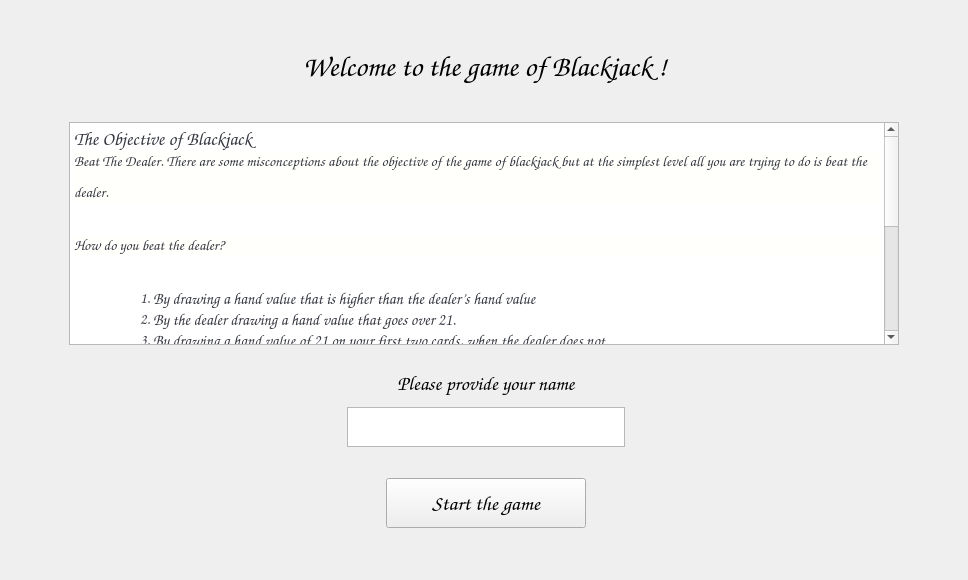
<?xml version="1.0" encoding="UTF-8"?>
<ui version="4.0">
 <class>client_connection_window</class>
 <widget class="QWidget" name="client_connection_window">
  <property name="geometry">
   <rect>
    <x>0</x>
    <y>0</y>
    <width>968</width>
    <height>580</height>
   </rect>
  </property>
  <property name="windowTitle">
   <string>Form</string>
  </property>
  <widget class="QFrame" name="main_frame">
   <property name="geometry">
    <rect>
     <x>60</x>
     <y>30</y>
     <width>852</width>
     <height>500</height>
    </rect>
   </property>
   <property name="maximumSize">
    <size>
     <width>16777215</width>
     <height>600</height>
    </size>
   </property>
   <layout class="QVBoxLayout" name="verticalLayout_3">
    <property name="spacing">
     <number>6</number>
    </property>
    <property name="topMargin">
     <number>9</number>
    </property>
    <property name="bottomMargin">
     <number>2</number>
    </property>
    <item>
     <widget class="QFrame" name="frame">
      <layout class="QHBoxLayout" name="horizontalLayout_3">
       <item>
        <spacer name="horizontalSpacer_5">
         <property name="orientation">
          <enum>Qt::Horizontal</enum>
         </property>
         <property name="sizeHint" stdset="0">
          <size>
           <width>40</width>
           <height>20</height>
          </size>
         </property>
        </spacer>
       </item>
       <item>
        <widget class="QLabel" name="label_4">
         <property name="font">
          <font>
           <family>Comic Sans MS</family>
           <pointsize>22</pointsize>
          </font>
         </property>
         <property name="text">
          <string>Welcome to the game of Blackjack !</string>
         </property>
        </widget>
       </item>
       <item>
        <spacer name="horizontalSpacer_6">
         <property name="orientation">
          <enum>Qt::Horizontal</enum>
         </property>
         <property name="sizeHint" stdset="0">
          <size>
           <width>40</width>
           <height>20</height>
          </size>
         </property>
        </spacer>
       </item>
      </layout>
     </widget>
    </item>
    <item>
     <spacer name="verticalSpacer_3">
      <property name="orientation">
       <enum>Qt::Vertical</enum>
      </property>
      <property name="sizeHint" stdset="0">
       <size>
        <width>20</width>
        <height>100</height>
       </size>
      </property>
     </spacer>
    </item>
    <item>
     <widget class="QTextBrowser" name="game_description">
      <property name="enabled">
       <bool>true</bool>
      </property>
      <property name="sizePolicy">
       <sizepolicy hsizetype="Expanding" vsizetype="Maximum">
        <horstretch>0</horstretch>
        <verstretch>7</verstretch>
       </sizepolicy>
      </property>
      <property name="minimumSize">
       <size>
        <width>830</width>
        <height>223</height>
       </size>
      </property>
      <property name="maximumSize">
       <size>
        <width>657</width>
        <height>16777215</height>
       </size>
      </property>
      <property name="font">
       <font>
        <family>Comic Sans MS</family>
       </font>
      </property>
      <property name="locale">
       <locale language="English" country="Belgium"/>
      </property>
      <property name="html">
       <string>&lt;!DOCTYPE HTML PUBLIC &quot;-//W3C//DTD HTML 4.0//EN&quot; &quot;http://www.w3.org/TR/REC-html40/strict.dtd&quot;&gt;
&lt;html&gt;&lt;head&gt;&lt;meta name=&quot;qrichtext&quot; content=&quot;1&quot; /&gt;&lt;meta charset=&quot;utf-8&quot; /&gt;&lt;style type=&quot;text/css&quot;&gt;
p, li { white-space: pre-wrap; }
&lt;/style&gt;&lt;/head&gt;&lt;body style=&quot; font-family:'Comic Sans MS'; font-size:9pt; font-weight:400; font-style:normal;&quot;&gt;
&lt;p style=&quot; margin-top:0px; margin-bottom:0px; margin-left:0px; margin-right:0px; -qt-block-indent:0; text-indent:0px;&quot;&gt;&lt;span style=&quot; font-family:'proxima-nova','sans-serif'; font-size:14pt; font-weight:600; color:#353740;&quot;&gt;The Objective of Blackjack&lt;/span&gt;&lt;/p&gt;
&lt;p style=&quot; margin-top:0px; margin-bottom:21px; margin-left:0px; margin-right:0px; -qt-block-indent:0; text-indent:0px; line-height:161.8%; background-color:#fffffc;&quot;&gt;&lt;span style=&quot; font-family:'proxima-nova','sans-serif'; font-size:11pt; font-weight:696; color:#353740;&quot;&gt;Beat The Dealer.&lt;/span&gt;&lt;span style=&quot; font-family:'proxima-nova','sans-serif'; font-size:11pt; color:#353740;&quot;&gt; There are some misconceptions about the objective of the game of blackjack but at the simplest level all you are trying to do is beat the dealer.&lt;/span&gt;&lt;/p&gt;
&lt;p style=&quot; margin-top:0px; margin-bottom:21px; margin-left:0px; margin-right:0px; -qt-block-indent:0; text-indent:0px; line-height:161.8%; background-color:#fffffc;&quot;&gt;&lt;span style=&quot; font-family:'proxima-nova','sans-serif'; font-size:11pt; font-weight:696; color:#353740;&quot;&gt;How do you beat the dealer?&lt;/span&gt;&lt;/p&gt;
&lt;ol style=&quot;margin-top: 0px; margin-bottom: 0px; margin-left: 0px; margin-right: 0px; -qt-list-indent: 1;&quot;&gt;&lt;li style=&quot; font-family:'proxima-nova','sans-serif'; font-size:11pt; color:#353740;&quot; style=&quot; margin-top:0px; margin-bottom:0px; margin-left:39px; margin-right:0px; -qt-block-indent:0; text-indent:0px;&quot;&gt;&lt;span style=&quot; font-size:16px;&quot;&gt;By drawing a hand value that is higher than the dealer’s hand value&lt;/span&gt;&lt;/li&gt;
&lt;li style=&quot; font-family:'proxima-nova','sans-serif'; font-size:11pt; color:#353740;&quot; style=&quot; margin-top:0px; margin-bottom:0px; margin-left:39px; margin-right:0px; -qt-block-indent:0; text-indent:0px;&quot;&gt;&lt;span style=&quot; font-size:16px;&quot;&gt;By the dealer drawing a hand value that goes over 21.&lt;/span&gt;&lt;/li&gt;
&lt;li style=&quot; font-family:'proxima-nova','sans-serif'; font-size:11pt; color:#353740;&quot; style=&quot; margin-top:0px; margin-bottom:0px; margin-left:39px; margin-right:0px; -qt-block-indent:0; text-indent:0px;&quot;&gt;&lt;span style=&quot; font-size:16px;&quot;&gt;By drawing a hand value of 21 on your first two cards, when the dealer does not.&lt;/span&gt;&lt;/li&gt;&lt;/ol&gt;
&lt;p style=&quot; margin-top:0px; margin-bottom:21px; margin-left:0px; margin-right:0px; -qt-block-indent:0; text-indent:0px; line-height:161.8%;&quot;&gt;&lt;span style=&quot; font-family:'proxima-nova','sans-serif'; font-size:11pt; font-weight:696; color:#353740;&quot;&gt;&lt;br /&gt;How do you lose to the dealer? &lt;/span&gt;&lt;/p&gt;
&lt;ol style=&quot;margin-top: 0px; margin-bottom: 0px; margin-left: 0px; margin-right: 0px; -qt-list-indent: 1;&quot;&gt;&lt;li style=&quot; font-family:'proxima-nova','sans-serif'; font-size:11pt; color:#353740;&quot; style=&quot; margin-top:0px; margin-bottom:0px; margin-left:39px; margin-right:0px; -qt-block-indent:0; text-indent:0px;&quot;&gt;Your hand value exceeds 21.&lt;/li&gt;
&lt;li style=&quot; font-family:'proxima-nova','sans-serif'; font-size:11pt; color:#353740;&quot; style=&quot; margin-top:0px; margin-bottom:0px; margin-left:39px; margin-right:0px; -qt-block-indent:0; text-indent:0px;&quot;&gt;&lt;span style=&quot; font-size:16px;&quot;&gt;The dealers hand has a greater value than yours at the end of the round&lt;/span&gt;&lt;/li&gt;&lt;/ol&gt;
&lt;p style=&quot; margin-top:0px; margin-bottom:21px; margin-left:0px; margin-right:0px; -qt-block-indent:0; text-indent:0px; line-height:161.8%;&quot;&gt;&lt;span style=&quot; font-family:'proxima-nova','sans-serif'; font-size:11pt; color:#353740;&quot;&gt; &lt;/span&gt;&lt;/p&gt;
&lt;p style=&quot; margin-top:0px; margin-bottom:0px; margin-left:0px; margin-right:0px; -qt-block-indent:0; text-indent:0px; line-height:161.8%;&quot;&gt;&lt;span style=&quot; font-family:'proxima-nova','sans-serif'; font-size:11pt; color:#353740;&quot;&gt;It’s also important to note, the other players’ hands at the table have nothing to do with winning the game of Blackjack like they do in Poker games. For all practical purposes, it’s just you against the dealer. Unskilled patrons of the game will try to convince you “it’s a team sport” but don’t be fooled.&lt;/span&gt;&lt;/p&gt;&lt;/body&gt;&lt;/html&gt;</string>
      </property>
     </widget>
    </item>
    <item>
     <widget class="QLabel" name="label_5">
      <property name="text">
       <string/>
      </property>
     </widget>
    </item>
    <item>
     <layout class="QVBoxLayout" name="connectionPart">
      <property name="spacing">
       <number>11</number>
      </property>
      <item>
       <widget class="QLabel" name="label">
        <property name="font">
         <font>
          <family>Comic Sans MS</family>
          <pointsize>15</pointsize>
         </font>
        </property>
        <property name="locale">
         <locale language="English" country="Belgium"/>
        </property>
        <property name="frameShape">
         <enum>QFrame::NoFrame</enum>
        </property>
        <property name="frameShadow">
         <enum>QFrame::Plain</enum>
        </property>
        <property name="text">
         <string>Please provide your name</string>
        </property>
        <property name="alignment">
         <set>Qt::AlignCenter</set>
        </property>
       </widget>
      </item>
      <item>
       <spacer name="verticalSpacer">
        <property name="locale">
         <locale language="English" country="Belgium"/>
        </property>
        <property name="orientation">
         <enum>Qt::Vertical</enum>
        </property>
        <property name="sizeHint" stdset="0">
         <size>
          <width>20</width>
          <height>26</height>
         </size>
        </property>
       </spacer>
      </item>
      <item>
       <layout class="QVBoxLayout" name="verticalLayout">
        <item>
         <layout class="QHBoxLayout" name="horizontalLayout">
          <item>
           <spacer name="horizontalSpacer">
            <property name="locale">
             <locale language="English" country="Belgium"/>
            </property>
            <property name="orientation">
             <enum>Qt::Horizontal</enum>
            </property>
            <property name="sizeHint" stdset="0">
             <size>
              <width>40</width>
              <height>20</height>
             </size>
            </property>
           </spacer>
          </item>
          <item>
           <widget class="QTextEdit" name="textEdit_2">
            <property name="maximumSize">
             <size>
              <width>16777215</width>
              <height>40</height>
             </size>
            </property>
            <property name="font">
             <font>
              <family>Comic Sans MS</family>
              <pointsize>14</pointsize>
             </font>
            </property>
           </widget>
          </item>
          <item>
           <spacer name="horizontalSpacer_2">
            <property name="locale">
             <locale language="English" country="Belgium"/>
            </property>
            <property name="orientation">
             <enum>Qt::Horizontal</enum>
            </property>
            <property name="sizeHint" stdset="0">
             <size>
              <width>40</width>
              <height>30</height>
             </size>
            </property>
           </spacer>
          </item>
         </layout>
        </item>
        <item>
         <spacer name="verticalSpacer_2">
          <property name="locale">
           <locale language="English" country="Belgium"/>
          </property>
          <property name="orientation">
           <enum>Qt::Vertical</enum>
          </property>
          <property name="sizeType">
           <enum>QSizePolicy::MinimumExpanding</enum>
          </property>
          <property name="sizeHint" stdset="0">
           <size>
            <width>20</width>
            <height>20</height>
           </size>
          </property>
         </spacer>
        </item>
        <item>
         <layout class="QHBoxLayout" name="horizontalLayout_2">
          <item>
           <spacer name="horizontalSpacer_4">
            <property name="locale">
             <locale language="English" country="Belgium"/>
            </property>
            <property name="orientation">
             <enum>Qt::Horizontal</enum>
            </property>
            <property name="sizeHint" stdset="0">
             <size>
              <width>40</width>
              <height>20</height>
             </size>
            </property>
           </spacer>
          </item>
          <item>
           <widget class="QPushButton" name="_sendBt">
            <property name="minimumSize">
             <size>
              <width>200</width>
              <height>50</height>
             </size>
            </property>
            <property name="font">
             <font>
              <family>Comic Sans MS</family>
              <pointsize>16</pointsize>
             </font>
            </property>
            <property name="locale">
             <locale language="English" country="Belgium"/>
            </property>
            <property name="text">
             <string>Start the game</string>
            </property>
           </widget>
          </item>
          <item>
           <spacer name="horizontalSpacer_3">
            <property name="locale">
             <locale language="English" country="Belgium"/>
            </property>
            <property name="orientation">
             <enum>Qt::Horizontal</enum>
            </property>
            <property name="sizeHint" stdset="0">
             <size>
              <width>40</width>
              <height>20</height>
             </size>
            </property>
           </spacer>
          </item>
         </layout>
        </item>
       </layout>
      </item>
     </layout>
    </item>
   </layout>
  </widget>
 </widget>
 <resources/>
 <connections/>
</ui>
